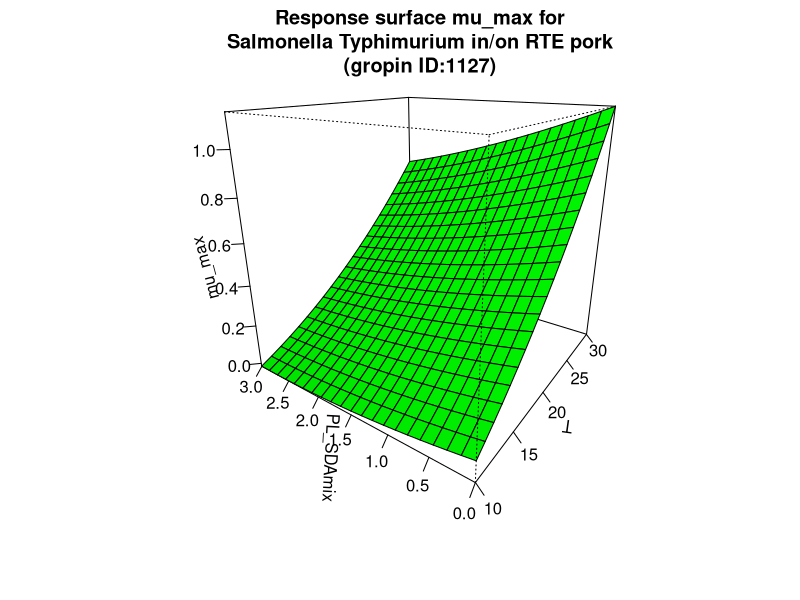

Source code (R):
#############################
# start of Parameter script
#############################
T <- seq(9.99000999000999,30.03,length.out=21)
PL_SDAmix <- seq(0,3.003,length.out=21)
#############################
# end of Parameter script
#############################
############################# 
# start of Model script Gropin ID 1127 
#############################
 
# constant coefficients for this model
 
variables <- data.frame(T,PL_SDAmix)
argumentsPar <- expand.grid(variables)
 
# heart of the model
response_surface <- function(T,PL_SDAmix) {
   mumax <-(-0.1831)+0.0172*T-0.0231*PL_SDAmix-0.0046*T*PL_SDAmix+0.0009*(T^2)+0.0126*(PL_SDAmix^2)

return(mumax=mumax)
} 

# output parameters
mumax <- cbind(argumentsPar,response_surface(argumentsPar['T'],argumentsPar['PL_SDAmix']))
colnames(mumax) <- c(colnames(argumentsPar),'mumax')
#############################
# End of Model script
#############################
############################# 
# start of Visualisation script Gropin ID 1127 
#############################
persp(T,PL_SDAmix,matrix(unlist(mumax$mumax),nrow=21),col = 'green',xlab='T',ylab='PL_SDAmix',zlab='mu_max',main='Response surface mu_max for
Salmonella Typhimurium in/on RTE pork
(gropin ID:1127)',theta=305,phi=20,shade=0.25,ticktype = 'detailed')
#############################
# End of Visualisation script
#############################
